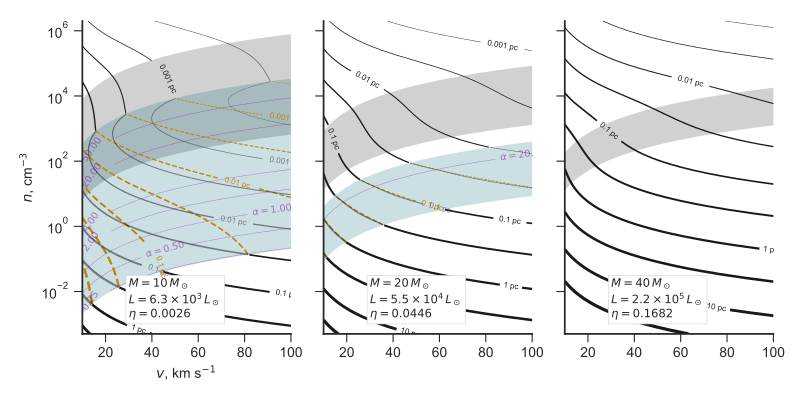

Recreate this plot in Python.
import sys
import numpy as np
from matplotlib import pyplot as plt
import seaborn as sns
from vec_root import chandrupatla

figname = sys.argv[0].replace('.py', '.pdf')

sns.set_style('ticks')
sns.set_color_codes('dark')
fig, axes = plt.subplots(1, 3, sharex=True, sharey=True, figsize=(8, 4))
stardata = [
    [10.0, 0.63, 0.0026, axes[0]],
    [20.0, 5.5, 0.0446, axes[1]],
    [40.0, 22.0, 0.1682, axes[2]],
]

# Velocities in units of km/s (10 km/s -> 100 km/s)
vgrid = np.linspace(10.0, 100.0, 600)
# Densities in units of 1 pcc  (0.01 -> 1e5)
logngrid = np.linspace(-3.3, 6.3, 600)
# 2d versions of velocity and density grids
vv, nn = np.meshgrid(vgrid, 10**logngrid)

def rstar(v10, n, L4, c10=0.0):
    """Characteristic radius in pc"""
    return 2.21*np.sqrt(L4/(n*(v10**2 + c10**2)))

def taustar(v10, n, L4, kappa600=1.0):
    """Characteristic optical depth"""
    return 0.0089*kappa600*np.sqrt(L4*n)/v10

def xfunc(x, ts, eta):
    """Function to be zeroed to find x"""
    return x**2 - (1.0 - np.exp(-2*ts*x)) - eta

R0s = (0.0003, 0.001, 0.003, 0.01, 0.03,
       0.1, 0.3, 1.0, 3.0, 10.0, 30.0)
lws = np.linspace(0.3, 2.5, len(R0s))
cformats = { 0.0001: "0.0001 pc", 0.001: "0.001 pc", 0.01: "0.01 pc", 0.1:
             "0.1 pc", 1.0: "1 pc", 10.0: "10 pc", }
clevs_to_label = list(cformats.keys())

box_params = dict(fc='w', ec='0.8', lw=0.4, pad=2)
RBW_label = r"Radiation bow wave, $\eta < \tau < 1$"
RBS_label = r"Radiation bow shock, $\tau > 1$"
WBS_label = r"Wind bow shock, $\tau < \eta$"

# Dust-gas mass ratio
Zd = 0.01
kappa = 600.0
# Decoupling efficiency: 2 Q_p / Q_drag
xi = 0.07

for M, L4, eta, ax in stardata:
    Mlabel = "\n".join([rf"$M = {M:.0f}\, M_\odot$",
                        rf"$L = {1e4*L4:.1e}\, L_\odot$".replace("e+0", r"\times 10^"),
                        rf"$\eta = {eta}$"])
    Rs = rstar(vv/10, nn, L4)
    ts = taustar(vv/10, nn, L4, kappa600=kappa/600.0)
    a, b = 0.0, 2*np.sqrt(1.0 + eta)
    x = chandrupatla(xfunc, a, b, args=(ts, eta))
    R0 = x*Rs
    tau = 2*x*ts

    # Radiative turnaround radius (no drag)
    Rstarstar = 2*ts*Rs / Zd
    # Drag coefficient
    alpha = (2.0/xi**0.5) * ts / Zd

    # Dust wave radius
    Rdw = Rstarstar / (1.0 + alpha)
    # Rdw = xi**0.5 * Rs

    # Pure wind bow shock radius
    Rwbs = eta**0.5 * Rs

    # Gas deceleration through dust wave Delta v/v
    dv_v = 0.82*(1.0 + alpha)*Zd
    # Inner bow shock radius inside a dust wave
    Ribs = eta**0.5 * rstar((1.0 - dv_v)*vv/10, nn, L4)
    # Don't let it be bigger than dust wave
    m = Ribs > Rdw
    Ribs[m] = Rdw[m]

    # Remove cases where dust wave will not exist
    m = Rdw < R0
    Rdw[m] = np.nan 
    Ribs[m] = np.nan 

    # Choose only the R0 where there is not also a dust wave
    R0[~m] = np.nan

    ax.contourf(vv, nn, tau, (eta, 1.0), colors='k', alpha=0.2)
    ax.contourf(vv, nn, (~m)*np.ones_like(m).astype(float), (0.5, 1.5), colors='c', alpha=0.2)
    if np.any(~m):
        alpha[m] = np.nan
        #ax.contourf(vv, nn, alpha, (0.5, 2.0), colors='m', alpha=0.2)
        cs = ax.contour(vv, nn, alpha, (0.25, 0.5, 1.0, 2.0, 4.0, 20.0, 50.0),
                        linewidths=0.3,
                        colors='m', alpha=0.5)
        ax.clabel(cs,
                  fontsize='x-small', fmt=r"$\alpha = %.2f$",
                  inline=True, inline_spacing=0.2, use_clabeltext=True)
    # ax.contour(vv, nn, tau, (eta/3, eta, 3*eta), colors='r')
    # ax.contour(vv, nn, tau, (1.0, 3.0), colors='m')
    cs = ax.contour(vv, nn, R0, R0s, linewidths=lws, colors='k')
    clevs = [level for level in clevs_to_label if level in cs.levels]
    ax.clabel(cs, clevs,
              fontsize='xx-small', fmt=cformats,
              inline=True, inline_spacing=0.2, use_clabeltext=True)


    # cs = ax.contour(vv, nn, Rstarstar, R0s, linewidths=lws, colors='m', alpha=0.5)
    # clevs = [level for level in clevs_to_label if level in cs.levels]
    # ax.clabel(cs, clevs,
    #           fontsize='small', fmt=cformats,
    #           inline=True, inline_spacing=2, use_clabeltext=True, alpha=0.5, colors='m')
    cs = ax.contour(vv, nn, Rdw, R0s, linewidths=lws, linestyles='dashed', colors='y')
    clevs = [level for level in clevs_to_label if level in cs.levels]
    ax.clabel(cs, clevs,
              fontsize='xx-small', fmt=cformats, colors='y',
              inline=True, inline_spacing=0.2, use_clabeltext=True)
    cs = ax.contour(vv, nn, Ribs, R0s, linewidths=lws, colors='k', alpha=0.5)
    clevs = [level for level in clevs_to_label if level in cs.levels]
    ax.clabel(cs, clevs,
              fontsize='xx-small', fmt=cformats, alpha=0.5, 
              inline=True, inline_spacing=0.2, use_clabeltext=True)

    ax.text(30.0, 1.5e-3, Mlabel, fontsize='small', bbox=box_params)
    # ax.text(18.0, 4000.0, RBW_label, rotation=15, fontsize='small', bbox={**box_params, **dict(fc='0.8', ec='0.6')})
    # ax.text(18.0, 2e6, RBS_label, rotation=15, fontsize='small', bbox=box_params)
    # ax.text(18.0, 30.0, WBS_label, rotation=15, fontsize='small', bbox=box_params)



    ax.set(yscale='log')

axes[0].set(xlabel=r"$v$, km s$^{-1}$", ylabel=r"$n$, cm$^{-3}$")
sns.despine()
for ax in axes:
    ax.label_outer()
fig.tight_layout()
fig.savefig(figname)

print(figname, end='')
